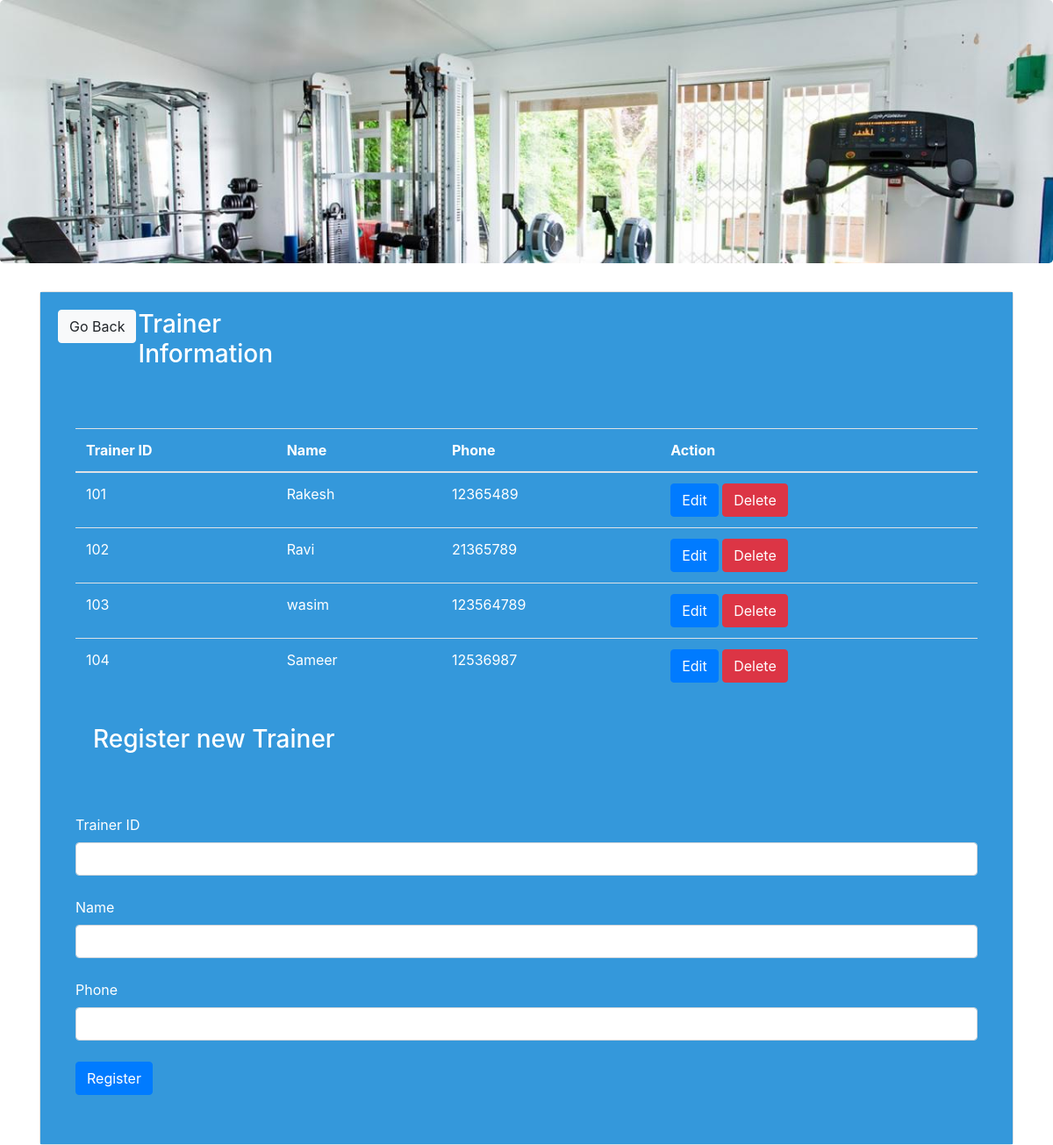
The page / on the database its author committed.
### tables this page shows
CREATE TABLE `Trainer` (
  `Trainer_id` int(20) NOT NULL,
  `Name` varchar(40) NOT NULL,
  `phone` int(100) NOT NULL
);

### func.php (called while the page is built, shortened)
<?php
$con = mysqli_connect("localhost", "root", "", "loginsystem");
function get_all_trainers() {
    global $con;
    $query = "SELECT * FROM Trainer";
    $result = mysqli_query($con, $query);
    $trainers = array();
    while ($row = mysqli_fetch_assoc($result)) {
        $trainers[] = $row;
    }
    return $trainers;
}
?>

### index.php (the view, shortened to what this page needs)
<!DOCTYPE html>
<?php include("func.php");?>
<html>
<head>
    <link rel="stylesheet" href="https://maxcdn.bootstrapcdn.com/bootstrap/4.0.0-beta/css/bootstrap.min.css">
</head>
<body>
<div class="jumbotron" style="background: url('images/2.jpg') no-repeat;background-size: cover;height: 300px;"></div>
<div class="container">
    <div class="card">
        <div class="card-body" style="background-color:#3498DB;color:#ffffff;">
            <div class="row">
                <div class="col-md-1">
                    <a href="admin-panel.php" class="btn btn-light">Go Back</a>
                </div>
                <div class="col-md-3"><h3> Trainer Information</h3></div>
                <div class="col-md-8">
                </div>
            </div>
        </div>
        <div class="card-body" style="background-color:#3498DB;color:#ffffff;">
            <div class="card-body">
                <table class="table table-hover">
                    <thead>
                    <tr>
                        <th>Trainer ID</th>
                        <th>Name</th>
                        <th>Phone</th>
                        <th>Action</th>
                    </tr>
                    </thead>
                    <tbody>
                    <?php
                    $trainers = get_all_trainers();
                    foreach ($trainers as $trainer) {
                        echo "<tr>
                                <td>{$trainer['Trainer_id']}</td>
                                <td>{$trainer['Name']}</td>
                                <td>{$trainer['phone']}</td>
                                <td>
                                    <a href='edit_trainer.php?Trainer_id={$trainer['Trainer_id']}' class='btn btn-primary'>Edit</a>
                                    <a href='delete_trainer.php?Trainer_id={$trainer['Trainer_id']}' class='btn btn-danger'>Delete</a>
                                </td>
                              </tr>";
                    }
                    ?>
                    </tbody>
                </table>
                <div class="card-body" style="background-color:#3498DB;color:FFFFFF;">
                    <h3>Register new Trainer</h3>
                </div>
                <div class="card-body"></div>
                <form class="form-group" action="func.php" method="post">
                    <label>Trainer ID</label>
                    <input type="text" name="Trainer_id" class="form-control"><br>
                    <label>Name</label>
                    <input type="text" name="Name" class="form-control"><br>
                    <label>Phone</label>
                    <input type="text" name="phone" class="form-control"><br>
                    <input type="submit" class="btn btn-primary" name="tra_submit" value="Register">
                </form>
            </div>
        </div>
    </div>
</div>
</body>
</html>

### rows shown on the page
trainer: Trainer_id "101", Name "Rakesh", phone "12365489"
trainer: Trainer_id "102", Name "Ravi", phone "21365789"
trainer: Trainer_id "103", Name "wasim", phone "123564789"
trainer: Trainer_id "104", Name "Sameer", phone "12536987"
